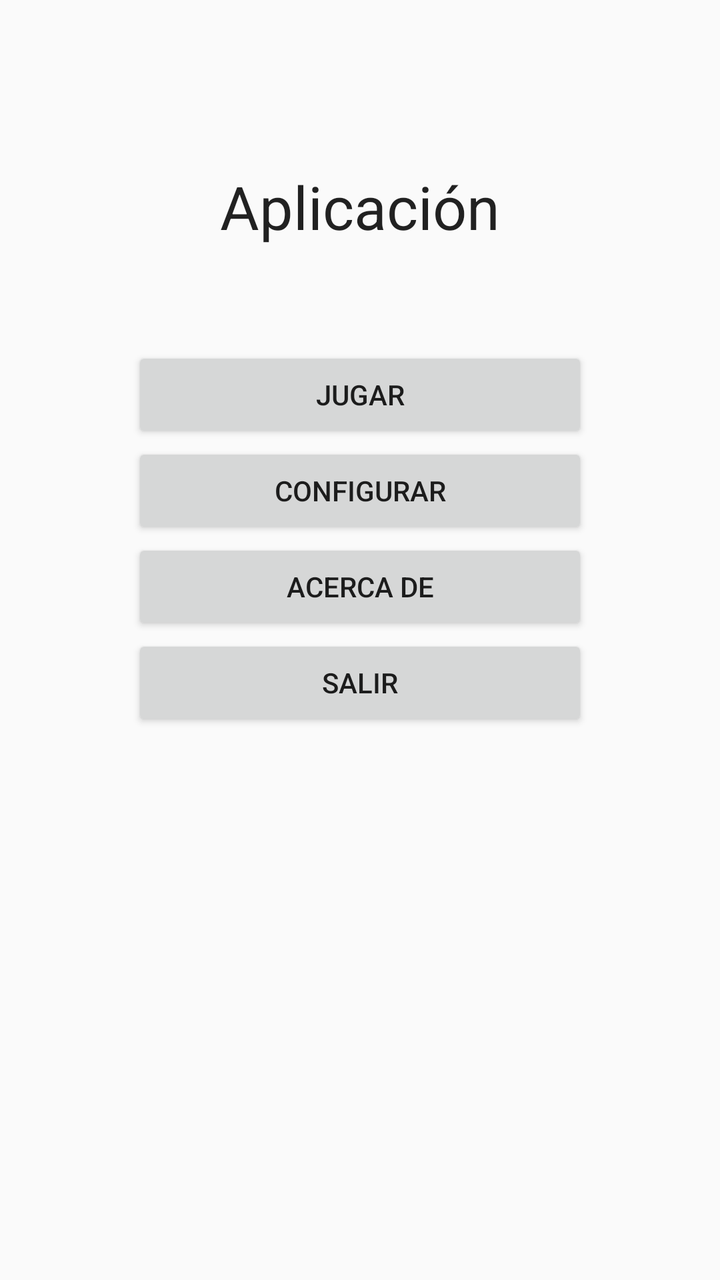
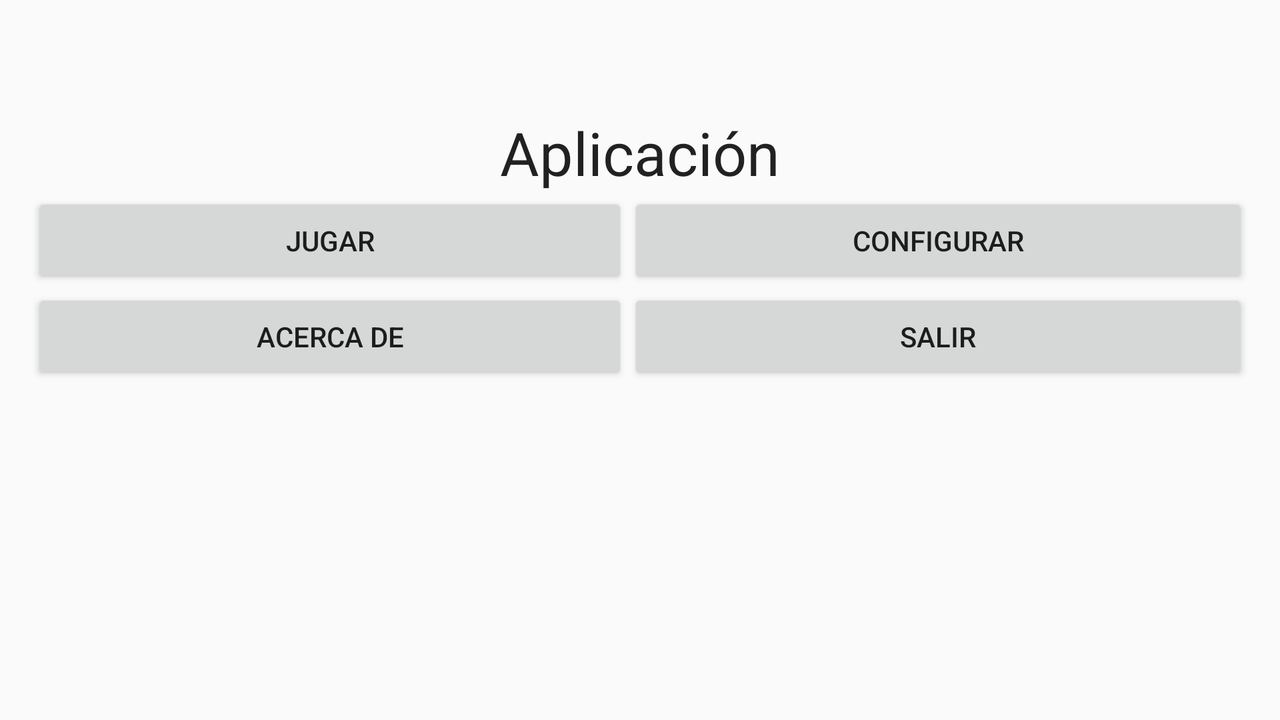

Compare how this app lays out the same screen by default and in its alternative resource folder. The renders come first, then the two layout files and the values they reference.
<!-- AndroidManifest.xml: application theme AppTheme -->
<!-- res/layout/main.xml -->
<?xml version="1.0" encoding="utf-8"?>
<RelativeLayout xmlns:android="http://schemas.android.com/apk/res/android"
    xmlns:tools="http://schemas.android.com/tools" android:layout_width="match_parent"
    android:layout_height="match_parent" android:paddingLeft="@dimen/activity_horizontal_margin"
    android:paddingRight="@dimen/activity_horizontal_margin"
    android:paddingTop="@dimen/activity_vertical_margin"
    android:paddingBottom="@dimen/activity_vertical_margin" tools:context=".Localizacion">

    <TextView
        android:layout_width="wrap_content"
        android:layout_height="wrap_content"
        android:textAppearance="?android:attr/textAppearanceLarge"
        android:text="@string/tituloAplicacion"
        android:id="@+id/tituloAplicacion"
        android:layout_marginTop="67dp"
        android:layout_alignParentTop="true"
        android:layout_centerHorizontal="true"
        android:textSize="@dimen/sizeTituloAplicacion" />

    <Button
        android:layout_width="match_parent"
        android:layout_height="wrap_content"
        android:text="@string/textoBotonJugar"
        android:id="@+id/botonJugar"
        android:layout_below="@+id/tituloAplicacion"
        android:layout_centerHorizontal="true"
        android:layout_marginTop="50dp"
        android:layout_marginRight="50dp"
        android:layout_marginLeft="50dp"/>

    <Button
        android:layout_width="match_parent"
        android:layout_height="wrap_content"
        android:text="@string/textoBotonConfigurar"
        android:id="@+id/botonConfigurar"
        android:layout_below="@+id/botonJugar"
        android:layout_centerHorizontal="true"
        android:layout_marginRight="50dp"
        android:layout_marginLeft="50dp"/>

    <Button
        android:layout_width="match_parent"
        android:layout_height="wrap_content"
        android:text="@string/textoBotonAcerca"
        android:id="@+id/botonAcerca"
        android:layout_below="@+id/botonConfigurar"
        android:layout_centerHorizontal="true"
        android:layout_marginRight="50dp"
        android:layout_marginLeft="50dp"/>

    <Button
        android:layout_width="match_parent"
        android:layout_height="wrap_content"
        android:text="@string/textoBotonSalir"
        android:id="@+id/botonSalir"
        android:layout_below="@+id/botonAcerca"
        android:layout_centerHorizontal="true"
        android:layout_marginRight="50dp"
        android:layout_marginLeft="50dp"/>
</RelativeLayout>
<!-- resources referenced by this layout -->
<resources>
  <dimen name="activity_horizontal_margin">16dp</dimen>
  <dimen name="activity_vertical_margin">16dp</dimen>
  <dimen name="sizeTituloAplicacion">30sp</dimen>
  <string name="textoBotonAcerca">Acerca de</string>
  <string name="textoBotonConfigurar">Configurar</string>
  <string name="textoBotonJugar">Jugar</string>
  <string name="textoBotonSalir">Salir</string>
  <string name="tituloAplicacion">Aplicación</string>
  <style name="AppTheme" parent="Theme.AppCompat.Light.DarkActionBar">
          
          <item name="colorPrimary">@color/colorPrimary</item>
          <item name="colorPrimaryDark">@color/colorPrimaryDark</item>
          <item name="colorAccent">@color/colorAccent</item>
      </style>
  <color name="colorPrimary">#3F51B5</color>
  <color name="colorPrimaryDark">#303F9F</color>
  <color name="colorAccent">#FF4081</color>
</resources>
<!-- res/layout-land/main.xml (the repository's variant of the layout above) -->
<!-- drawn on the phone turned sideways -->
<?xml version="1.0" encoding="utf-8"?>
<LinearLayout xmlns:android="http://schemas.android.com/apk/res/android"
    xmlns:tools="http://schemas.android.com/tools"
    android:layout_width="match_parent"
    android:layout_height="match_parent"
    android:paddingBottom="@dimen/activity_vertical_margin"
    android:paddingLeft="@dimen/activity_horizontal_margin"
    android:paddingRight="@dimen/activity_horizontal_margin"
    android:paddingTop="@dimen/activity_vertical_margin"
    android:orientation="vertical"
    tools:context=".Localizacion">

    <TextView
        android:id="@+id/tituloAplicacion"
        android:layout_width="wrap_content"
        android:layout_height="wrap_content"
        android:layout_marginTop="40dp"
        android:text="@string/tituloAplicacion"
        android:textAppearance="?android:attr/textAppearanceLarge"
        android:textSize="@dimen/sizeTituloAplicacion"
        android:layout_gravity="center_horizontal" />

    <TableLayout
        android:layout_width="match_parent"
        android:layout_height="match_parent"
        android:stretchColumns="*"
        >

        <TableRow
            android:layout_width="match_parent"
            android:layout_height="match_parent">

            <Button
                android:id="@+id/botonJugar"
                android:layout_width="match_parent"
                android:layout_height="wrap_content"
                android:text="@string/textoBotonJugar" />

            <Button
                android:id="@+id/botonConfigurar"
                android:layout_width="match_parent"
                android:layout_height="wrap_content"
                android:text="@string/textoBotonConfigurar" />
        </TableRow>

        <TableRow
            android:layout_width="match_parent"
            android:layout_height="match_parent">

            <Button
                android:id="@+id/botonAcerca"
                android:layout_width="match_parent"
                android:layout_height="wrap_content"
                android:text="@string/textoBotonAcerca" />

            <Button
                android:id="@+id/botonSalir"
                android:layout_width="match_parent"
                android:layout_height="wrap_content"
                android:text="@string/textoBotonSalir" />

        </TableRow>

    </TableLayout>

</LinearLayout>
